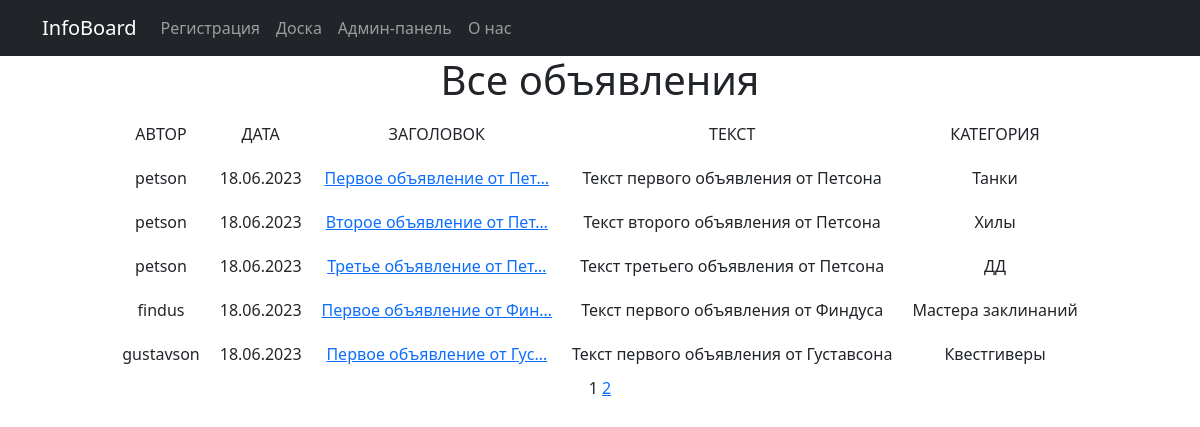
/board/, run on the app's committed database.
### board/models.py (models this page shows, shortened)
class Post(models.Model):
    tanks = 'TA'
    heals = 'HE'
    dd = 'DD'
    traders = 'TR'
    guildmasters = 'GM'
    questgivers = 'QG'
    blacksmiths = 'BS'
    tanners = 'TN'
    potionmasters = 'PM'
    spellmasters = 'SM'
    CATEGORY_CHOICE = [
        (tanks, 'Танки'),
        (heals, 'Хилы'),
        (dd, 'ДД'),
        (traders, 'Торговцы'),
        (guildmasters, 'Гилдмастеры'),
        (questgivers, 'Квестгиверы'),
        (blacksmiths, 'Кузнецы'),
        (tanners, 'Кожевники'),
        (potionmasters, 'Зельевары'),
        (spellmasters, 'Мастера заклинаний'),
    ]
    title = models.CharField(max_length=255)
    text = RichTextUploadingField()
    category = models.CharField(max_length=2, choices=CATEGORY_CHOICE, default=tanks)
    time_add = models.DateTimeField(auto_now_add=True)
    author = models.ForeignKey(Author, on_delete=models.CASCADE)

class Author(models.Model):
    status = models.BooleanField(default=False)
    user_link = models.OneToOneField(User, on_delete=models.CASCADE)
    def __str__(self):
        return f'{self.user_link.username}'

### board/views.py (the view)
# urls.py: path('', PostsList.as_view(), name='post_list'),
class PostsList(ListView):  # Для вывода доски объявлений
    model = Post
    ordering = 'time_add'
    template_name = 'board.html'
    context_object_name = 'posts'
    paginate_by = 5
    def get_context_data(self, **kwargs):
        context = super().get_context_data(**kwargs)
        context['categories'] = self.model.CATEGORY_CHOICE  # Для вывода полных названий категорий
        return context

### templates/board.html (shortened to what this page needs)
{% extends 'flatpages/default.html' %}
{% block content %}
    <h1>Все объявления</h1>
    {% if posts %}
        <table cellpadding="10" align="center">
            <tr>
                <td>АВТОР</td>
                <td>ДАТА</td>
                <td>ЗАГОЛОВОК</td>
                <td>ТЕКСТ</td>
                <td>КАТЕГОРИЯ</td>
            </tr>
            {% for post in posts %}
            <tr>
                <td>{{ post.author }}</td>
                <td>{{ post.time_add|date:'d.m.Y' }}</td>
                <td><a href="{{ post.pk }}">{{ post.title|truncatechars:25 }}</a></td>
                <td>{{ post.text|safe }}</td>
                <td>
                    {% for category in categories %}
                        {% if category.0 == post.category %}
                            {{ category.1 }}
                        {% endif %}
                    {% endfor %}
                </td>
            </tr>
            {% endfor %}
        </table>
    {% else %}
        <h2>Объявлений нет!</h2>
    {% endif %}
    {{ page_obj.number }}
    {% if page_obj.has_next %}
        <a href="?page={{ page_obj.next_page_number }}">{{ page_obj.next_page_number }}</a>
    {% endif %}
{% endblock content %}

### templates/flatpages/default.html (shortened to what this page needs)
<!DOCTYPE html>
<html lang="en">
    <head>
        {% load static %}
        <link href="{% static 'css/styles.css' %}" rel="stylesheet" />
    </head>
    <body>
            <nav class="navbar navbar-expand-lg navbar-dark bg-dark static-top">
               <div class="container">
                   <a class="navbar-brand" href="#">InfoBoard</a>
                   <div class="collapse navbar-collapse" id="navbarResponsive">
                       <ul class="navbar-nav ml-auto">
                           {% if not request.user.is_authenticated %}
                           <li class="nav-item">
                               <a class="nav-link" href="/accounts/login/">Регистрация</a>
                           </li>
                           {% endif %}
                           <li class="nav-item active">
                               <a class="nav-link" href="/board/">Доска</a>
                           </li>
                           <li class="nav-item">
                               <a class="nav-link" href="/admin/">Админ-панель</a>
                           </li>
                           <li class="nav-item">
                               <a class="nav-link" href="/about/">О нас</a>
                           </li>
                       </ul>
                   </div>
               </div>
            </nav>
        <div class="container">
            <div class="row">
                <div class="col-lg-12 text-center">
                    {% block content %}{% endblock content %}
                </div>
            </div>
        </div>
    </body>
</html>

### data on the page
Post: author "petson", time_add "18.06.2023", title "Первое объявление от Пет…", text "Текст первого объявления от Петсона", category "Танки"
Post: author "petson", time_add "18.06.2023", title "Второе объявление от Пет…", text "Текст второго объявления от Петсона", category "Хилы"
Post: author "petson", time_add "18.06.2023", title "Третье объявление от Пет…", text "Текст третьего объявления от Петсона", category "ДД"
Post: author "findus", time_add "18.06.2023", title "Первое объявление от Фин…", text "Текст первого объявления от Финдуса", category "Мастера заклинаний"
Post: author "gustavson", time_add "18.06.2023", title "Первое объявление от Гус…", text "Текст первого объявления от Густавсона", category "Квестгиверы"

### other printed values
{{ page_obj.number }} "1"
{{ page_obj.next_page_number }} "2"
